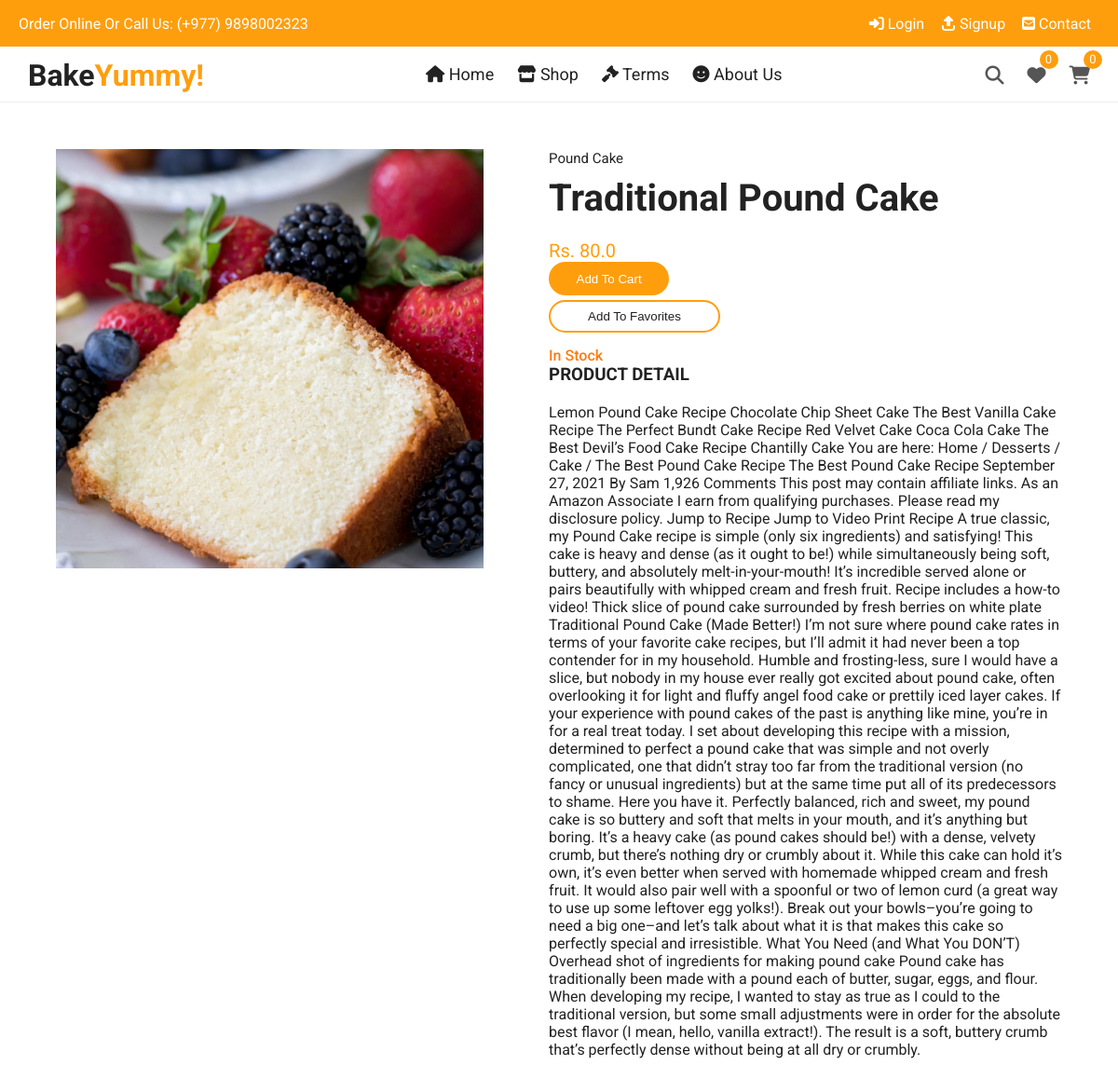
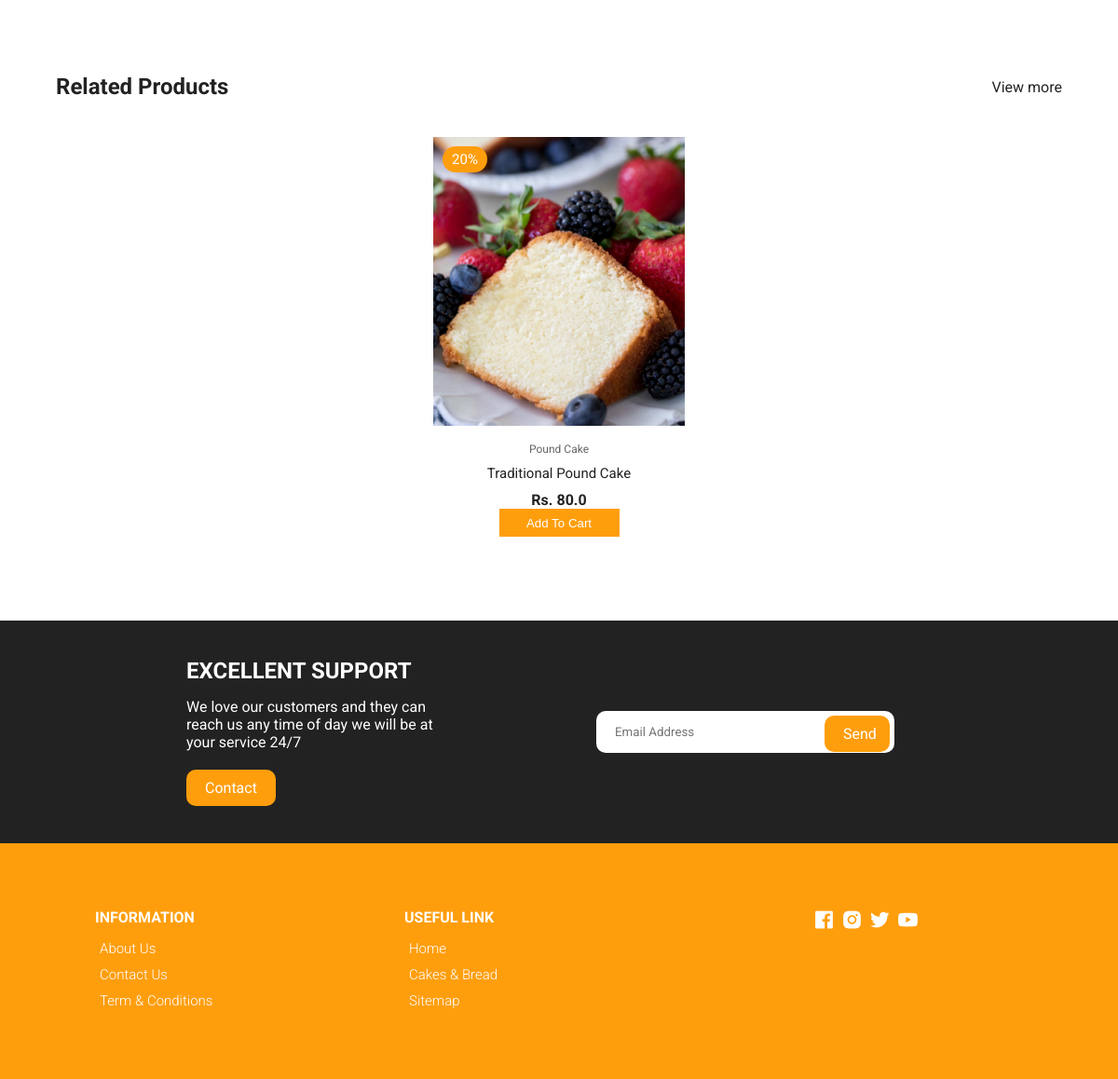
/productdetail/1/, run on the app's committed database (2 pictures, top to bottom).
### home/models.py (models this page shows, shortened)
class Product(models.Model):
    id = models.AutoField(primary_key=True)
    name = models.CharField(max_length=200)
    desc = models.TextField()
    category = models.ForeignKey(Category, on_delete=models.CASCADE)
    weight = models.CharField(max_length=100)
    marked_price = models.FloatField()
    selling_price = models.FloatField()
    available_quantity = models.PositiveIntegerField(default=0) #Remove this default option in the final project
    photo = models.ImageField(upload_to='products/')
    return_policy = models.CharField(max_length=255)
    slug = models.SlugField()
    tags = models.CharField(max_length=300, default='')
    modified_date = models.DateField(auto_now=True)
    users_wishlist = models.ManyToManyField(User, blank=True, related_name='user_wishlist')
    @property
    def discount_percent(self):
        discount = (self.marked_price - self.selling_price)/self.marked_price
        return str(floor(discount * 100))

class Category(models.Model):
    id = models.AutoField(primary_key=True)
    title = models.CharField(max_length=200)
    slug = models.SlugField()

### home/views.py (the view)
# urls.py: path('productdetail/<int:id>/', productdetail, name='productdetail'),
def productdetail(request, id):
    product = Product.objects.get(id=id)
    relatedprod = Product.objects.all().order_by('?')[:4]
    favoritemessage = ''
    if request.user.is_authenticated:
        products = Product.objects.filter(users_wishlist=request.user)
        wishlistcount = products.count()
        cartprod = MyCart.objects.filter(user=request.user)
        cartprodcount = cartprod.count()
        productexists = MyCart.objects.filter(user=request.user, product=product)
        if productexists.exists():
            productincart = 'Yes'
        else:
            productincart = 'No'
        print(productincart)
    else:
        wishlistcount = ''
        cartprodcount = ''
        productincart = ''
    if product.users_wishlist.filter(id=request.user.id).exists():
        favoritemessage = 'Remove From Favorites'
    else:
        favoritemessage = 'Add To Favorites'
    context = {
        'product':product,
        'relatedprod':relatedprod,
        'favoritemessage':favoritemessage,
        'wishlistcount': wishlistcount,
        'cartprodcount': cartprodcount,
        'productincart': productincart
    }
    return render(request, 'home/productdetail.html', context)

### templates/home/productdetail.html (shortened to what this page needs)
{% extends 'base.html' %}
{% load static %}
{% block maincontent %}
<section class="section product-detail">
    <div class="details container">
        <div class="left image-container">
        <div class="main">
            <img src="{{product.photo.url}}" id="zoom" alt="" />
        </div>
        </div>
        <div class="right">
        <span>{{product.category.title}}</span>
        <h1>{{product.name}}</h1>
        <div class="price">Rs. {{product.selling_price}}</div>
        {% if productincart == 'Yes' %}
        <span style="display: block;">Product already added to cart😃</span>
        <a href="{% url 'cart' %}" class="addCart showincartbtn"><button>Show In Cart</button></a>
        {% else %}
        <br>
        {% if product.available_quantity > 0 %}
        <div class="cartbutton" style="display: flex;justify-content: flex-start;align-items: center;z-index: 9;padding: 0;margin-bottom: .5rem;margin-top: -2rem;">
            {% if user.is_authenticated %}
            <button data-id="{{product.id}}" data-url="{% url 'add_to_cart' %}" class="initialbutton ib{{product.id}}" style="padding: 1.8rem;line-height: .2;border-radius: 3rem;">Add To Cart</button>
            <button data-id="{{product.id}}" data-url="{% url 'remove_from_cart' %}" class="minusbutton mb{{product.id}}" style="padding: 1.8rem;line-height: .2;">-</button>
            <span data-id="{{product.id}}"class="buttontext bt{{product.id}}" style="padding: 1.8rem;line-height: .2;"></span>
            <button data-id="{{product.id}}" data-url="{% url 'add_to_cart' %}" class="plusbutton pb{{product.id}}" style="padding: 1.8rem;line-height: .2;">+</button>
            {% else %}
            <button class="initialbutton show-message-popup" style="padding: 1.8rem;line-height: .2;border-radius: 3rem;">Add To Cart</button>
            {% endif %}
        </div>
        {% endif %}
        {% endif %}
        <button data-id="{{product.id}}" data-url="{% url 'add_to_wishlist' %}" class="wishlistbutton addToWishlist" >{{favoritemessage}}</button>
        {% if product.available_quantity > 0 %}
        <p style="color: #ff7a0d;font-weight: 500;">In Stock</p>
        {% else %}
        <p style="color: rgb(255, 16, 16);font-weight: 500;">This product is currently not available</p>
        {% endif %}
        <h3>Product Detail</h3>
        <p>
            {{product.desc}}
        </p>
        </div>
    </div>
</section>
    <section class="section featured">
    <div class="top container">
        <h1>Related Products</h1>
        <a href="{% url 'products' %}" class="view-more">View more</a>
    </div>
    <div class="product-center container">
        {% for pro in relatedprod %}
        <div class="product-item">
            <div class="overlay">
                <a href="{% url 'productdetail' pro.id %}" class="product-thumb">
                    <img src="{{ pro.photo.url }}" alt="" />
                </a>
                <span class="discount">{{pro.discount_percent}}%</span>
            </div>
            <div class="product-info">
                <span>{{ pro.category.title}}</span>
                <a href="{% url 'productdetail' pro.id %}">{{ pro.name }}</a>
                <h4>Rs. {{ pro.selling_price }}</h4>
                {% if pro.available_quantity > 0 %}
                    <div class="cartbutton">
                    {% if user.is_authenticated %}
                        <button data-id="{{pro.id}}" data-url="{% url 'add_to_cart' %}" class="initialbutton ib{{pro.id}}">Add To Cart</button>
                        <button data-id="{{pro.id}}" data-url="{% url 'remove_from_cart' %}" class="minusbutton mb{{pro.id}}">-</button>
                        <span data-id="{{pro.id}}"class="buttontext bt{{pro.id}}"></span>
                        <button data-id="{{pro.id}}" data-url="{% url 'add_to_cart' %}" class="plusbutton pb{{pro.id}}">+</button>
                        {% else %}
                        <button class="initialbutton show-message-popup">Add To Cart</button>
                        {% endif %}
                    </div>
                {% else %}
                    <div class="cartbutton">
                        <button class="initialbuttondisabled" style="cursor: not-allowed;background: red;">Out of Stock</button>
                    </div>
                {% endif %}
            </div>
            <ul class="icons">
                <a href="{% url 'productdetail' pro.id %}"><li> Quick View</li></a>
            </ul>
        </div>
        {% endfor %}
    </div>
    </section>
{% endblock maincontent %}

### static/css/styles.css (style rules this page uses)
:root { --white: #fff; --black: #222; --yellow: #ff9e0d; --grey1: #f0f0f0; --grey2: #e9d7d3; }
*, *::before, *::after { margin: 0; padding: 0; box-sizing: inherit; }
html { box-sizing: border-box; font-size: 62.5%; }
body { font-family: "Roboto", sans-serif; font-size: 1.6rem; background-color: var(--white); color: var(--black); font-weight: 400; font-style: normal; }
a { text-decoration: none; color: var(--black); }
.container { max-width: 114rem; margin: 0 auto; padding: 0 3rem; }
.section { padding: 5rem 0 5rem 0; overflow: hidden; }
.product-center { display: flex; align-items: center; justify-content: center; flex-wrap: wrap; max-width: 120rem; margin: 0 auto; padding: 0 2rem; }
.product-item { position: relative; width: 27rem; margin: 0 auto; margin-bottom: 3rem; }
.product-thumb { height: 31rem; width: 100%; display: inline-block; }
.product-thumb img { width: 100%; height: 31rem; object-fit: cover; transition: all 500ms linear; }
.product-info { padding: 1rem; text-align: center; }
.product-info span { display: inline-block; font-size: 1.2rem; color: #666; margin-bottom: 1rem; }
.product-info a { font-size: 1.5rem; display: block; margin-bottom: 1rem; transition: all 300ms ease; }
.cartbutton { display: flex; align-items: center; justify-content: center; }
.cartbutton .initialbutton, .cartbutton .initialbuttondisabled, .cartbutton .plusbutton, .cartbutton .buttontext, .cartbutton .minusbutton, .cartbutton .quickviewbutton { height: 30px; width: 129px; border: none; outline: none; background: var(--yellow); color: #fff; cursor: pointer; transition: 250ms; }
.product-item .icons { position: absolute; left: 50%; top: 35%; width: fit-content; transform: translate(-50%); display: flex; align-items: center; display: flex; align-items: center; justify-content: center; }
.product-item .overlay { position: relative; overflow: hidden; cursor: pointer; width: 100%; }
.product-item .discount { position: absolute; top: 1rem; left: 1rem; background-color: var(--yellow); padding: 0.5rem 1rem; color: var(--white); border-radius: 2rem; font-size: 1.5rem; }
.section .top { display: flex; align-items: center; justify-content: space-between; margin-bottom: 4rem; }
.product-detail .details { display: grid; grid-template-columns: 1fr 1.2fr; gap: 7rem; }
.product-detail .left { display: flex; flex-direction: column; }
.product-detail .left .main { text-align: center; background-color: #f6f2f1; margin-bottom: 2rem; height: 45rem; }
.product-detail .left .main img { object-fit: cover; height: 100%; width: 100%; }
.product-detail .right span { display: inline-block; font-size: 1.5rem; margin-bottom: 1rem; }
.product-detail .right h1 { font-size: 4rem; line-height: 1.2; margin-bottom: 2rem; }
.product-detail .right .price { font-size: 600; font-size: 2rem; color: var(--yellow); margin-bottom: 2rem; }
.product-detail .right div { display: inline-block; position: relative; z-index: -1; }
.product-detail .form .addCart , .wishlistbutton { background: var(--yellow); padding: 0.8rem 4rem; color: #fff; border-radius: 3rem; transition: 200ms; }
.wishlistbutton { background: #fff; color: #222; border: 2px solid var(--yellow); margin-bottom: 1.5rem; cursor: pointer; outline: none; display: block; }
.product-detail h3 { text-transform: uppercase; margin-bottom: 2rem; }

### data on the page
Product: photo (picture), category "Pound Cake", name "Traditional Pound Cake", selling_price "80.0", desc "Lemon Pound Cake Recipe Chocolate Chip Sheet Cake The Best Vanilla Cake Recipe The Perfect Bundt Cake Recipe Red Velvet Cake Coca Cola Cake The Best Devil’s Food Cake Recipe Chantilly Cake You are here: Home / Desserts / Cake / The Best Pound Cake Recipe The Best Pound Cake Recipe September 27, 2021 By Sam 1,926 Comments This post may contain affiliate links. As an Amazon Associate I earn from qualifying purchases. Please read my disclosure policy. Jump to Recipe Jump to Video Print Recipe A true classic, my Pound Cake recipe is simple (only six ingredients) and satisfying! This cake is heavy and dense (as it ought to be!) while simultaneously being soft, buttery, and absolutely…", discount_percent "20", available_quantity "Add To Cart"

### other printed values
{{ favoritemessage }} "Add To Favorites"
